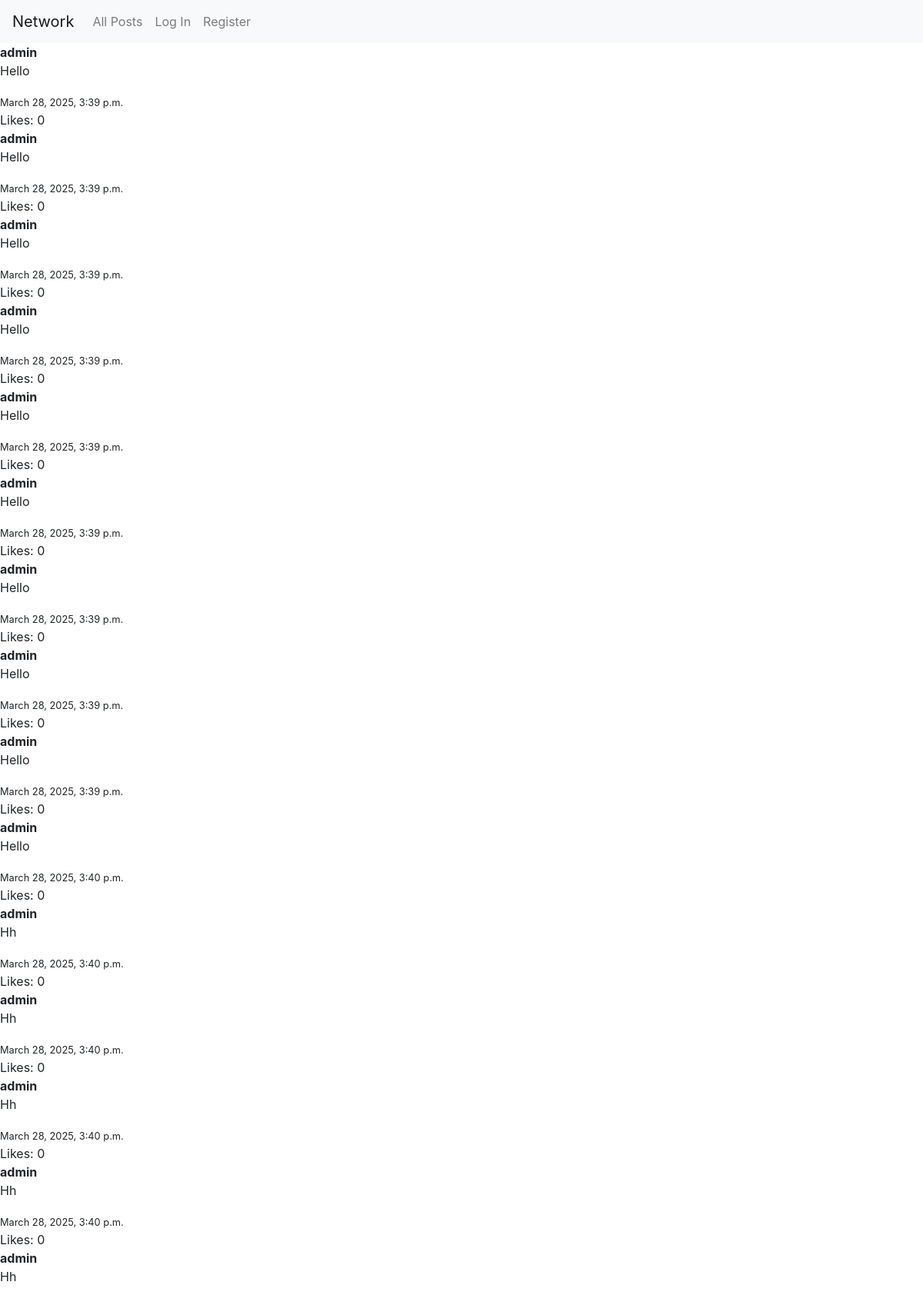
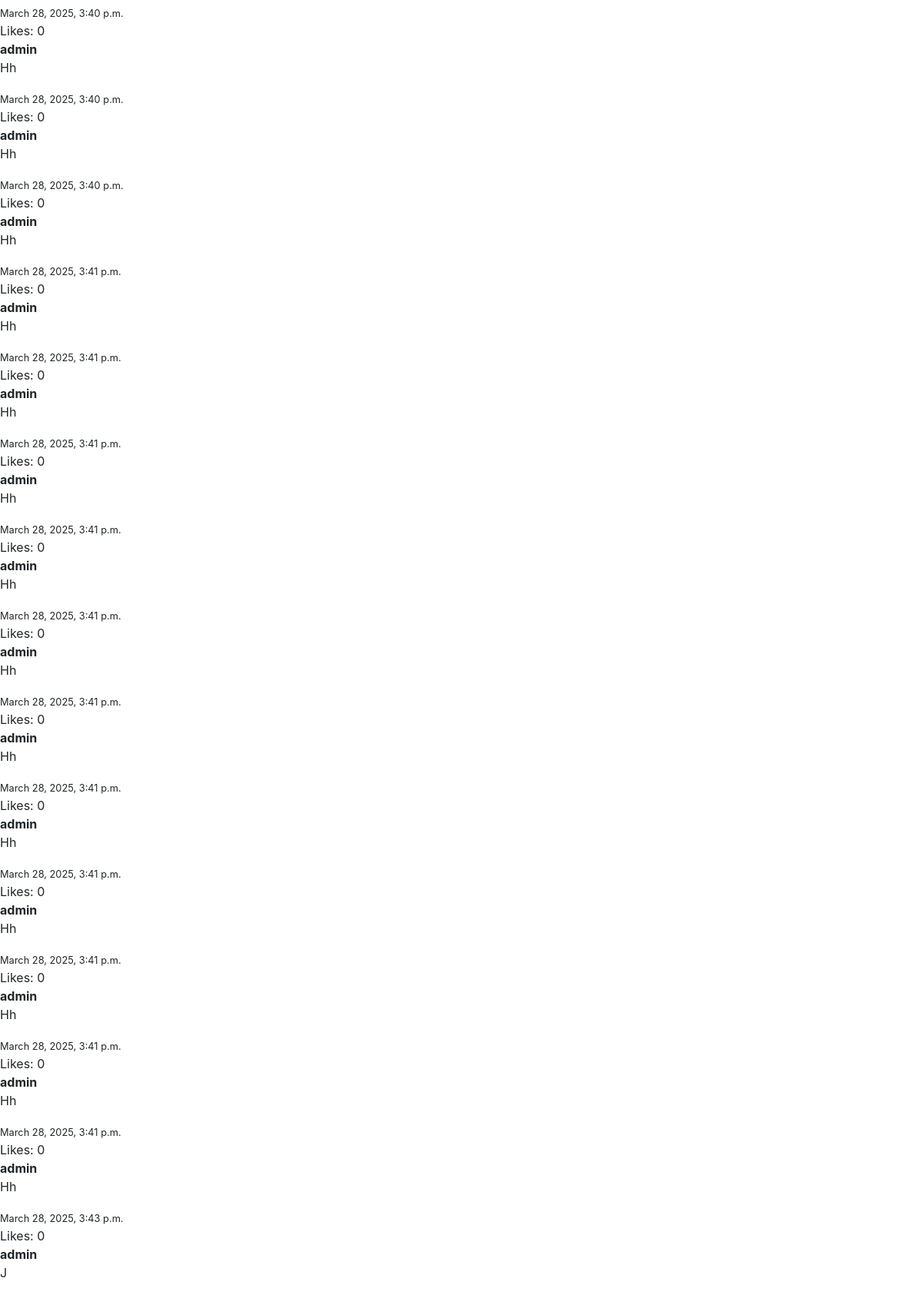
The page / (upper part) on the database its author committed (2 pictures, top to bottom).
### network/models.py (models this page shows, shortened)
class Post(models.Model):
  author = models.ForeignKey(User, on_delete=models.CASCADE)
  date_stamp = models.DateTimeField(auto_now_add=True)
  updated_at = models.DateTimeField(auto_now=True)
  content = models.TextField()
  def total_likes(self):
    return self.likes.count()

class User(AbstractUser):
    pass

### network/views.py (the view)
# urls.py: path("", views.index, name="index"),
def index(request):
    return render(request, "network/index.html", {
      "posts": Post.objects.all()
    })

### network/templates/network/index.html (shortened to what this page needs)
{% extends "network/layout.html" %}
{% block body %}
    <div class="post_list">
      {% for post in posts %}
      <strong>{{post.author}}</strong>
      <p>{{post.content}}</p>
      <small>{{post.date_stamp}}</small>
      <div>Likes: {{ post.total_likes }}</div>
      {% endfor %}
    </div>
{% endblock %}

### network/templates/network/layout.html (shortened to what this page needs)
{% load static %}
<!DOCTYPE html>
<html lang="en">
    <head>
        <link rel="stylesheet" href="https://stackpath.bootstrapcdn.com/bootstrap/4.4.1/css/bootstrap.min.css">
        <link href="{% static 'network/styles.css' %}" rel="stylesheet">
    </head>
    <body>
        <nav class="navbar navbar-expand-lg navbar-light bg-light">
            <a class="navbar-brand" href="#">Network</a>
            <div>
              <ul class="navbar-nav mr-auto">
                <li class="nav-item">
                  <a class="nav-link" href="{% url 'index' %}">All Posts</a>
                </li>
                {% if user.is_authenticated %}
                    <li class="nav-item">
                        <a class="nav-link" href="#">Following</a>
                    </li>
                    <li class="nav-item">
                        <a class="nav-link" href="{% url 'logout' %}">Log Out</a>
                    </li>
                {% else %}
                    <li class="nav-item">
                        <a class="nav-link" href="{% url 'login' %}">Log In</a>
                    </li>
                    <li class="nav-item">
                        <a class="nav-link" href="{% url 'register' %}">Register</a>
                    </li>
                {% endif %}
              </ul>
            </div>
          </nav>
        <div class="body">
            {% block body %}
            {% endblock %}
        </div>
    </body>
</html>

### rows shown on the page
Post: author "admin", content "Hello", date_stamp "March 28, 2025, 3:39 p.m.", total_likes "0"
Post: author "admin", content "Hello", date_stamp "March 28, 2025, 3:39 p.m.", total_likes "0"
Post: author "admin", content "Hello", date_stamp "March 28, 2025, 3:39 p.m.", total_likes "0"
Post: author "admin", content "Hello", date_stamp "March 28, 2025, 3:39 p.m.", total_likes "0"
Post: author "admin", content "Hello", date_stamp "March 28, 2025, 3:39 p.m.", total_likes "0"
Post: author "admin", content "Hello", date_stamp "March 28, 2025, 3:39 p.m.", total_likes "0"
Post: author "admin", content "Hello", date_stamp "March 28, 2025, 3:39 p.m.", total_likes "0"
Post: author "admin", content "Hello", date_stamp "March 28, 2025, 3:39 p.m.", total_likes "0"
Post: author "admin", content "Hello", date_stamp "March 28, 2025, 3:39 p.m.", total_likes "0"
Post: author "admin", content "Hello", date_stamp "March 28, 2025, 3:40 p.m.", total_likes "0"
Post: author "admin", content "Hh", date_stamp "March 28, 2025, 3:40 p.m.", total_likes "0"
Post: author "admin", content "Hh", date_stamp "March 28, 2025, 3:40 p.m.", total_likes "0"
Post: author "admin", content "Hh", date_stamp "March 28, 2025, 3:40 p.m.", total_likes "0"
Post: author "admin", content "Hh", date_stamp "March 28, 2025, 3:40 p.m.", total_likes "0"
Post: author "admin", content "Hh", date_stamp "March 28, 2025, 3:40 p.m.", total_likes "0"
Post: author "admin", content "Hh", date_stamp "March 28, 2025, 3:40 p.m.", total_likes "0"
Post: author "admin", content "Hh", date_stamp "March 28, 2025, 3:40 p.m.", total_likes "0"
Post: author "admin", content "Hh", date_stamp "March 28, 2025, 3:41 p.m.", total_likes "0"
Post: author "admin", content "Hh", date_stamp "March 28, 2025, 3:41 p.m.", total_likes "0"
Post: author "admin", content "Hh", date_stamp "March 28, 2025, 3:41 p.m.", total_likes "0"
Post: author "admin", content "Hh", date_stamp "March 28, 2025, 3:41 p.m.", total_likes "0"
Post: author "admin", content "Hh", date_stamp "March 28, 2025, 3:41 p.m.", total_likes "0"
Post: author "admin", content "Hh", date_stamp "March 28, 2025, 3:41 p.m.", total_likes "0"
Post: author "admin", content "Hh", date_stamp "March 28, 2025, 3:41 p.m.", total_likes "0"
Post: author "admin", content "Hh", date_stamp "March 28, 2025, 3:41 p.m.", total_likes "0"
Post: author "admin", content "Hh", date_stamp "March 28, 2025, 3:41 p.m.", total_likes "0"
Post: author "admin", content "Hh", date_stamp "March 28, 2025, 3:41 p.m.", total_likes "0"
Post: author "admin", content "Hh", date_stamp "March 28, 2025, 3:41 p.m.", total_likes "0"
Post: author "admin", content "Hh", date_stamp "March 28, 2025, 3:43 p.m.", total_likes "0"
Post: author "admin", content "J"
